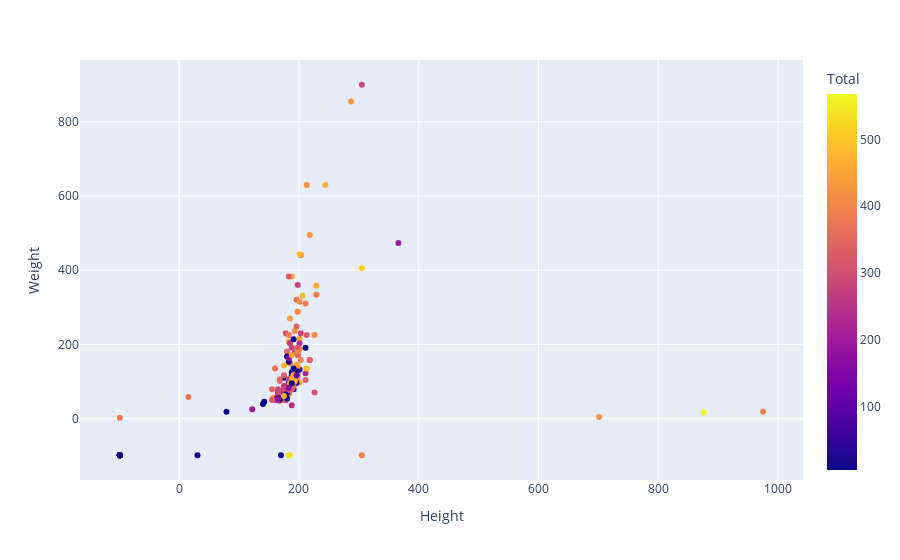

Notebook source saved alongside this figure:
### Code cell
px.scatter(df,x='Height',y='Weight',color='Total',hover_name='Name')

### Figure 1 — Plotly figure (JSON) as saved in the notebook; plotly's stock layout.template omitted (floating-point values rounded to 4 significant figures; data arrays with more than 128 entries replaced by an {"elided": "..."} marker saying what was removed)
{"data": [{"hovertemplate": "<b>%{hovertext}</b><br><br>Height=%{x}<br>Weight=%{y}<br>Total=%{marker.color}<extra></extra>", "hovertext": {"elided": "349 str values"}, "legendgroup": "", "marker": {"color": {"elided": "349 int values"}, "coloraxis": "coloraxis", "symbol": "circle"}, "mode": "markers", "name": "", "orientation": "v", "showlegend": false, "type": "scatter", "x": {"elided": "349 float values"}, "xaxis": "x", "y": {"elided": "349 int values"}, "yaxis": "y"}], "layout": {"coloraxis": {"colorbar": {"title": {"text": "Total"}}, "colorscale": [[0, "#0d0887"], [0.1111, "#46039f"], [0.2222, "#7201a8"], [0.3333, "#9c179e"], [0.4444, "#bd3786"], [0.5556, "#d8576b"], [0.6667, "#ed7953"], [0.7778, "#fb9f3a"], [0.8889, "#fdca26"], [1, "#f0f921"]]}, "legend": {"tracegroupgap": 0}, "margin": {"t": 60}, "xaxis": {"anchor": "y", "domain": [0, 1], "title": {"text": "Height"}}, "yaxis": {"anchor": "x", "domain": [0, 1], "title": {"text": "Weight"}}}}
